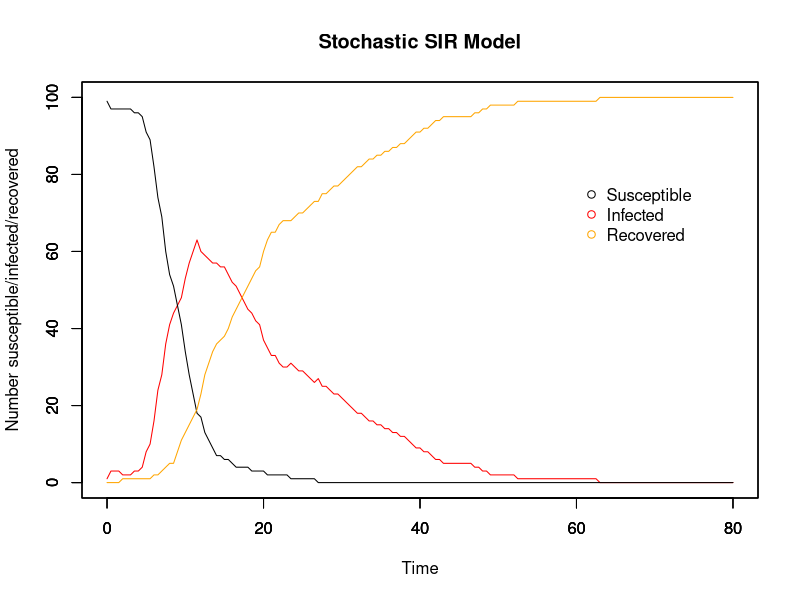
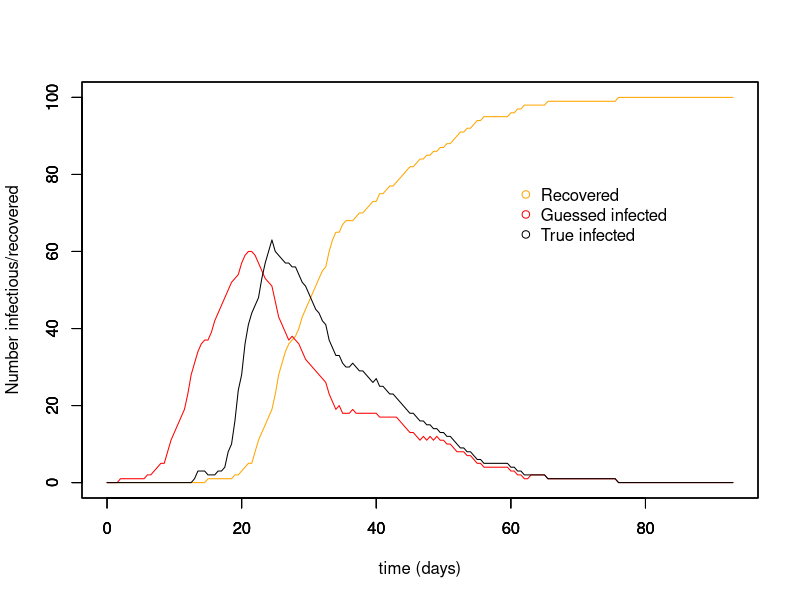
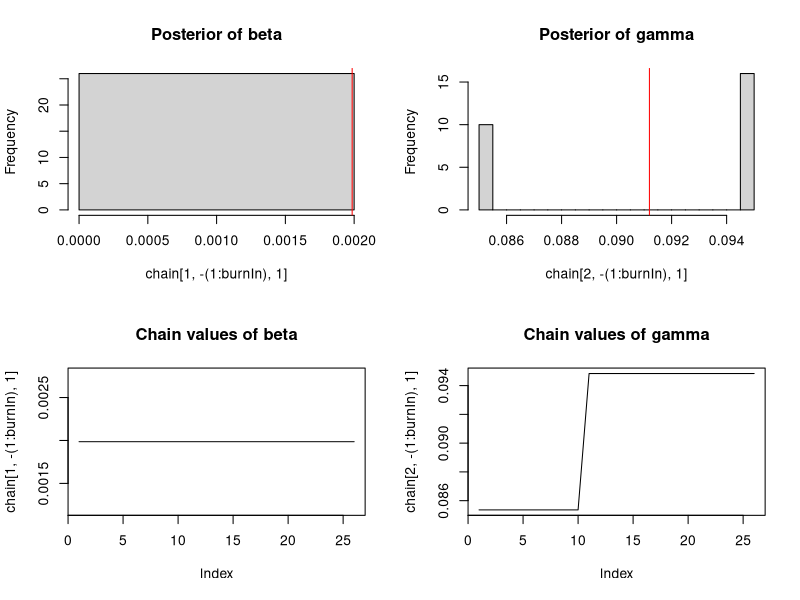
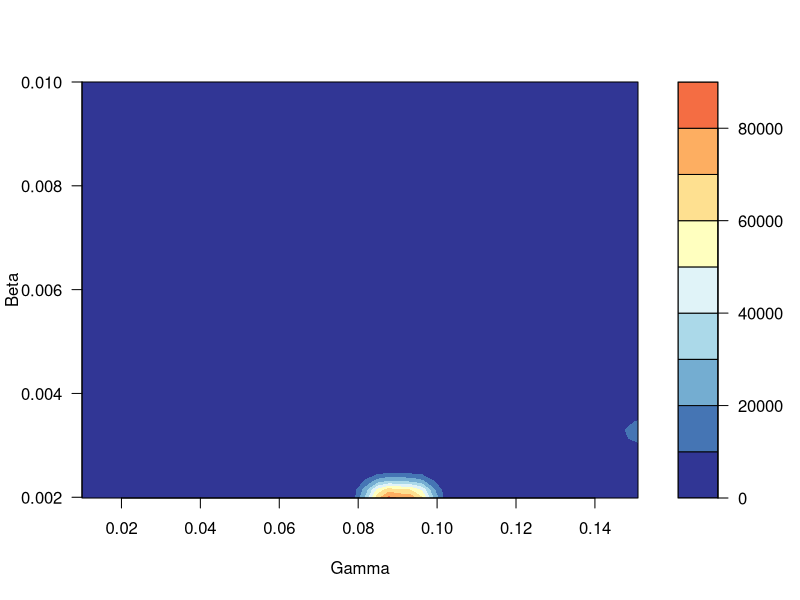
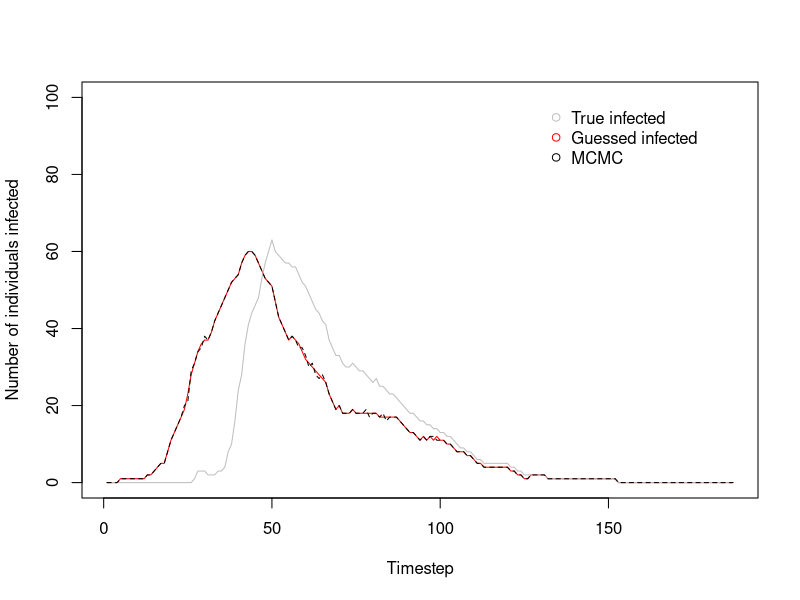

Reproduce these figures in R, in order.
# MCMC estimating stochastic processes
# 3 unknowns: beta, gamma, and the time of infection for each individual
# 17/11/17

##########################
## Input values for SIR ##
##########################

# Time
timestep <- 0.5
end <- 80
times <- seq(0, end, by = timestep)

# Initial population: N-1 susceptible, 1 infectious, 0 recovered
init.values = c(
  S = 100-1,
  I = 1,
  R = 0
)
N = sum(init.values)

# Beta & gammma
beta <- 5e-3
gamma <- 8e-2
1/gamma

###############
## The model ##
###############

# Array for holding collective disease status information for whole period of time
data <- array(0, dim =c(length(times), length(init.values)+3))
data[,1] <- times # make first column the timesteps to make plotting easier later on

set.seed(7) # Good ones: 7, 14, 22, 30

# For loops for calculating the numbers susceptible, infected, and recovered at each timepoint
for (time in times){
  if (time == 0){ # Set up the number of S/I/R at time 0
    data[1,2] <- init.values["S"] # number of susceptibles at time 0
    data[1,3] <- init.values["I"] # number of infecteds at time 0
    data[1,4] <- init.values["R"] # number of recovereds at time 0
    data[1,5] <- init.values["I"] # number newly infected at time 0
    data[1,6] <- init.values["R"] # number newly recovered at time 0
    
  } else{
    whole_time <- 1/timestep * time # makes time into the whole number that it corresponds to in the array
    
    inf <- rbinom(1, size = data[whole_time,2], (1-(exp(-beta*data[whole_time,3]*timestep)))) # number who become infected in this timestep
    rec <- rbinom(1, size = data[whole_time,3], (1-(exp(-gamma*timestep)))) # number who become recovered in this timestep
    
    data[whole_time+1,2] <- data[whole_time,2] - inf # number of susceptibles at other times
    
    data[whole_time+1,3] <- data[whole_time,3]  + inf - rec # number of infecteds at other times
    
    data[whole_time+1,4] <- data[whole_time,4] + rec # number of recovereds at other times
    
    data[whole_time+1,5] <- data[whole_time+1,3] - data[whole_time,3] + data[whole_time+1,4] - data[whole_time,4] # number of newly infected
    
    data[whole_time+1,6] <- data[whole_time+1,4] - data[whole_time,4] # number of newly recovered
  }
}

###############
## SIR plots ##
###############

run_stoch <- data.frame(data) # make array into a dataframe
colnames(run_stoch) <- c("time","S", "I", "R", "new_I", "new_R")

par(mfrow = c(1,1))

# Plot for SIR model
plot(x = run_stoch$time, y = run_stoch$I, type = "l", col = "red", ylim = c(0,N),
     xlab = "Time", ylab = "Number susceptible/infected/recovered", main = "Stochastic SIR Model")
par(new=T)
plot(x = run_stoch$time, y = run_stoch$S, type = "l", ylim = c(0,N), ylab = "", xlab = "") # add susceptible line
par(new=T)
plot(x = run_stoch$time, y = run_stoch$R, type = "l", col = "orange", ylim = c(0,N), ylab = "", xlab = "") # recovered

# Add legend
legend(60, 0.8*N, c("Susceptible", "Infected", "Recovered"), pch = 1, col = c("black", "red", "orange"), bty = "n")

#################
## Guess new_I ##
#################

inf_period <- ceiling(1/gamma) # mean infectious period calculated from gamma
inf_timestep <- inf_period/timestep # translates infectious days into no. of timesteps

times = times + inf_timestep
zero_array <- array(0, dim = c(inf_timestep, ncol(run_stoch)))
colnames(zero_array) <- c("time","S", "I", "R", "new_I", "new_R")
run_stoch <- rbind(zero_array, run_stoch)
run_stoch$time <- seq(0, (end+inf_period), by = timestep)

for (i in 1:nrow(run_stoch)){
  run_stoch$guess_new_I[i] <- {
    run_stoch$new_R[i+(inf_timestep)] # guess newly infected, translates days into no. of timesteps
  }
  
  run_stoch$guess_I[i] <- if(i == 1){
    run_stoch$guess_new_I[i] 
  } else{
    run_stoch$guess_I[i-1] + run_stoch$guess_new_I[i] - run_stoch$new_R[i]
  }
  run_stoch$guess_S[i] <- N - (run_stoch$R[i] + run_stoch$guess_I[i])
}

run_stoch[is.na(run_stoch)] <- 0

plot(run_stoch$time, run_stoch$R, ylim = c(0,N), type = "l", col = "orange", xlab = "time (days)", ylab = "Number infectious/recovered")
par(new=T)
plot(run_stoch$time, run_stoch$guess_I, ylim = c(0,N), type = "l", col = "red", xlab = " ", ylab = " ")
par(new=T)
plot(x = run_stoch$time, y = run_stoch$I, type = "l", col = "black", ylim = c(0,N), xlab = " ", ylab = " ")
legend(60, 0.8*N, c("Recovered", "Guessed infected", "True infected"), pch = 1, col = c("orange", "red", "black"), bty = "n")

##################################
## Likelihood, prior, posterior ##
##################################

# Likelihood distribution
likelihood <- function(param){
  beta = as.numeric(param[1,1])
  gamma = as.numeric(param[2,1])
  I = as.numeric(param[,2]) # Infected
  new_I = as.numeric(param[,3]) # Newly infected

  total = array(0, dim = (c(nrow(run_stoch))))
  
  for (i in 1:nrow(run_stoch)){
    S = (N - I[i] - run_stoch$R[i]) # Susceptibles
    betalikelihood = dbinom(new_I[i+1], S, (1-(exp(-beta*I[i]*timestep))), log = T)
    gammalikelihood = dbinom(run_stoch$new_R[i+1], I[i], (1-(exp(-gamma*timestep))), log = T)
    if (is.na(new_I[i+1]) == F & betalikelihood == -Inf){
      betalikelihood = -1000
    }
    if (is.na(new_I[i+1]) == F & gammalikelihood == -Inf){
      gammalikelihood = -1000
    }
    total[i] = (betalikelihood + gammalikelihood)
  }
  
  ll = sum(total, na.rm = T)
  return(ll)
}

# Prior distribution
prior <- function(param){
  beta = as.numeric(param[1,1])
  gamma = as.numeric(param[2,1])
  
  betaprior = dunif(beta, min = 0, max = 100, log = T)
  gammaprior = dunif(gamma, min = 0, max = 100, log = T)
  return(betaprior + gammaprior)
}

# Posterior distribution
posterior <- function(param){
  return (likelihood(param) + prior(param))
}

# Proposal function for infectious
inf_proposalfunction <- function(param){
  changed_I <- sample(nrow(run_stoch), 1)
  inf_list <- c(-1, 1) # used for choosing -1 or +1 randomly
  
  inf <- sample(c(-1, 1), 1) # will the change at that timepoint be + or - 1 I
  
  neighbour <- if (changed_I == 1){
    changed_I + 1
    } else if (changed_I == nrow(run_stoch)){
      changed_I - 1
      } else{
        changed_I + sample(inf_list, 1) # will choose which neighbouring timepoint is also affected
        }

  param[changed_I[1],2] = param[changed_I[1], 2] + inf
  param[changed_I[1],3] = param[changed_I[1], 3] + inf
  param[neighbour,2] = param[neighbour, 2] - inf
  param[neighbour,3] = param[neighbour, 3] - inf
  return(param)
}

# Proposal function for beta and gamma
proposalfunction <- function(param){
  param[1,1] = rnorm(1, mean = param[1,1], sd = 0.005 ) # beta proposal
  param[2,1] = rnorm(1, mean = param[2,1], sd = 0.1) # gamma proposal
  return(param)
  }

##########
## MCMC ##
##########

run_metropolis_MCMC <- function(startvalue, iterations){
  chain = array(dim = c(nrow(startvalue), iterations+1, ncol(startvalue))) # Array for storing chain data

  chain[1,1,1] = startvalue[1,1] # beta
  chain[2,1,1] = startvalue[2,1] # gamma
  chain[,1,2] = startvalue[,2] # all infectious
  chain[,1,3] = startvalue[,3] # newly infectious
  
  for (i in 1:iterations){
    
    # Infectious
    inf_proposal = inf_proposalfunction(chain[,i,])

    # Check susceptibles for negative numbers
    S = array(dim = c(nrow(startvalue)))

    for (time in (1:nrow(startvalue))){
      S[time] = (N - (inf_proposal[time,2] + run_stoch$R[time]))
    }
    
    if(min(inf_proposal[,2]) < 0 | min(inf_proposal[,3]) < 0 | min(S) < 0){
      chain[,i+1,2:3] = chain[,i,2:3]

      } else{
        inf_probab = posterior(inf_proposal) - posterior(chain[,i,])
          if (log(runif(1)) < inf_probab){
            chain[,i+1,2:3] = inf_proposal[,2:3]
            } else{
              chain[,i+1,2:3] = chain[,i,2:3]
              }
        }
    
    # Beta and gamma
    proposal = proposalfunction(chain[,i,]) # beta proposal and gamma proposal
    
    if (proposal[1,1] < 0.0 & proposal[2,1] < 0.0 ){
      chain[1:2,i+1,1] = chain[1:2,i,1]
      
      } else if (proposal[1,1] < 0.0 & proposal[2,1] >= 0.0){
        proposal[1,1] = chain[1,i,1]
        probab = posterior(proposal) - posterior(chain[,i,])
        if (log(runif(1)) < probab){
          chain[,i+1,1] = proposal[,1]
          } else{
            chain[,i+1,1] = chain[,i,1]
            }
      
        } else if (proposal[1,1] >= 0.0 & proposal[2,1] < 0.0){
          proposal[2,1] = chain[2,i,1]
          probab = posterior(proposal) - posterior(chain[,i,])
          if (log(runif(1)) < probab){
            chain[,i+1,1] = proposal[,1]
          } else{
            chain[,i+1,1] = chain[,i,1]
            }
      
          } else{
            probab = posterior(proposal) - posterior(chain[,i,])
            if (log(runif(1)) < probab){
              chain[,i+1,1] = proposal[,1]
              } else{
                chain[,i+1,1] = chain[,i,1]
                }
            }
    # Print every nth iteration, to know how far along run is
    if (i%%(iterations/20) == 0) {
      print(i)
    }
    
  }
  return(chain)
}

# Where to start the chain for beta, gamma, and I
startvalue <- array(dim = c(nrow(run_stoch), 3))
startvalue[1,1] <- 0.01 # beta guess
startvalue[2,1] <- 0.01 # gamma guess
startvalue[,2] <- run_stoch$guess_I # I guess
startvalue[,3] <- run_stoch$guess_new_I # new I guess

# Number of runs
iterations = 50

# Run the MCMC
set.seed(4)
chain <- run_metropolis_MCMC(startvalue, iterations)

# The beginning of the chain is biased towards the starting point, so take them out
# normally burnin is 10%-50% of the runs
burnIn = 0.5*iterations
acceptance <- 1-mean(duplicated(chain[,-(1:burnIn),]))
inf_acceptance <- 1-mean(duplicated(chain[,-(1:burnIn),2]))

################
## MCMC Plots ##
################

par(mfrow = c(2,2))

hist(chain[1,-(1:burnIn),1],nclass=30, main="Posterior of beta")
abline(v = mean(chain[1,-(1:burnIn),1]), col = "red")

hist(chain[2, -(1:burnIn),1],nclass=30, main="Posterior of gamma")
abline(v = mean(chain[2,-(1:burnIn),1]), col = "red")

plot(chain[1, -(1:burnIn),1], type = "l", main = "Chain values of beta")

plot(chain[2, -(1:burnIn),1], type = "l", main = "Chain values of gamma")

# Plot beta vs. gamma
par(mfrow = c(1,1))
library(RColorBrewer)
library(MASS)

# plot(x = chain[2,,1], y = chain[1,,1], xlab = "Gamma", ylab = "Beta", pch = 20, cex = 0.8)

k <- 11
my.cols <- rev(brewer.pal(k, "RdYlBu"))
z <- kde2d(chain[2,,1], chain[1,,1], n=50)
filled.contour(z, nlevels=k, col=my.cols, xlab = "Gamma", ylab = "Beta")
 
par(mfrow = c(1,1))
  
plot(chain[,1,2], ylim = c(0, N), type = "l", col = "red", xlab = "Timestep", ylab = "Number of individuals infected")
  lines(run_stoch$I, type = "l", col = "grey", xlab = " ", ylab = " ")  
  lines(chain[,iterations,2], type = "l", lty = 2, col = "black", xlab = " ", ylab = " ")
legend(130, 1.0*N, c("True infected", "Guessed infected", "MCMC"), pch = 1, col = c("grey", "red", "black"), bty = "n")
  

########################################################################################################################

########################################################################################################################
